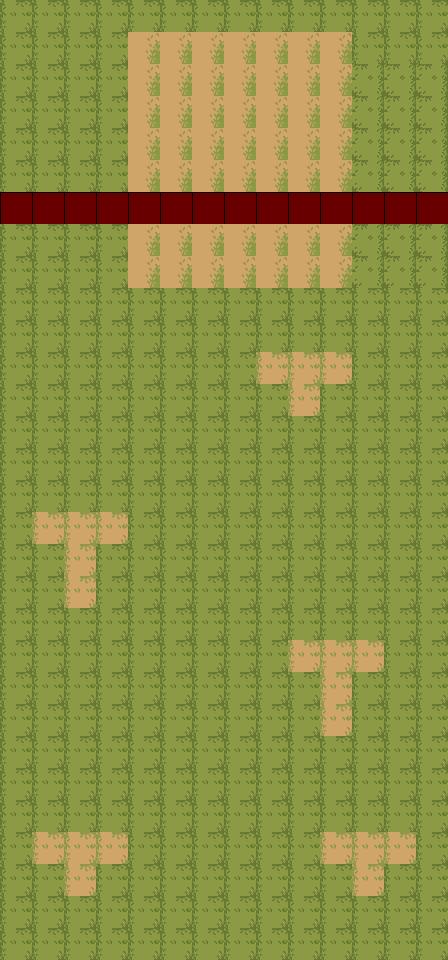

A level layout from a 2D game, rendered from its tile map. Below: a short description, then the map file with tile-grid data replaced by summaries:
An orthogonal 14x30 tile map with 32x32 px tiles, 3 tile layers (Background, FIrstDetails, SecondDetails), 2 tilesets and 5 objects.

<map version="1.10" tiledversion="1.10.1" class="Map" orientation="orthogonal" renderorder="right-down" width="14" height="30" tilewidth="32" tileheight="32" infinite="0" nextlayerid="6" nextobjectid="18">
 <tileset firstgid="1" name="Ground Tileset" tilewidth="32" tileheight="32" tilecount="77" columns="11">
  <image source="BasicTopDown/Ground Tileset.png" width="352" height="240" />
 </tileset>
 <tileset firstgid="78" name="MapMetadata" tilewidth="32" tileheight="32" tilecount="2" columns="2">
  <image source="MapMetadata.png" width="67" height="34" />
 </tileset>
 <layer id="1" name="Background" width="14" height="30">
  <properties>
   <property name="Draw" type="bool" value="true" />
  </properties>
  <data>[420 cells, 420 non-empty, 5 distinct tile ids]</data>
 </layer>
 <layer id="2" name="FIrstDetails" width="14" height="30">
  <properties>
   <property name="Draw" type="bool" value="true" />
  </properties>
  <data>[420 cells, 0 non-empty, 0 distinct tile ids]</data>
 </layer>
 <layer id="3" name="SecondDetails" width="14" height="30">
  <properties>
   <property name="Draw" type="bool" value="true" />
  </properties>
  <data>[420 cells, 0 non-empty, 0 distinct tile ids]</data>
 </layer>
 <objectgroup id="4" name="Wall">
  <object id="8" x="0" y="0" width="4" height="960" />
  <object id="11" x="0" y="0" width="448" height="4" />
  <object id="12" x="0" y="959" width="448" height="4" />
  <object id="13" x="447" y="0" width="4" height="960" />
 </objectgroup>
 <objectgroup id="5" name="ChangeScene">
  <object id="16" x="0" y="192" width="448" height="32" />
 </objectgroup>
</map>
